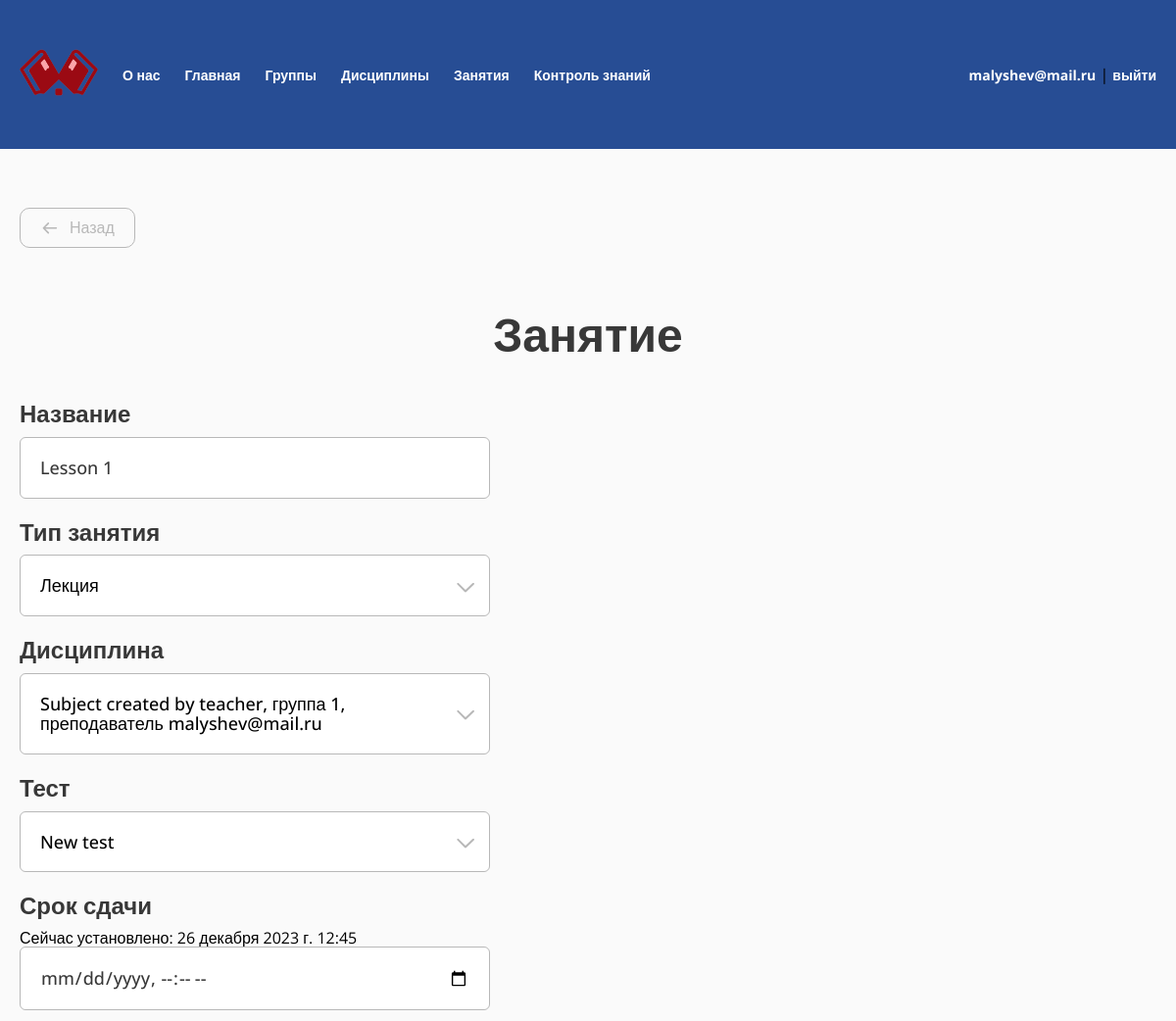
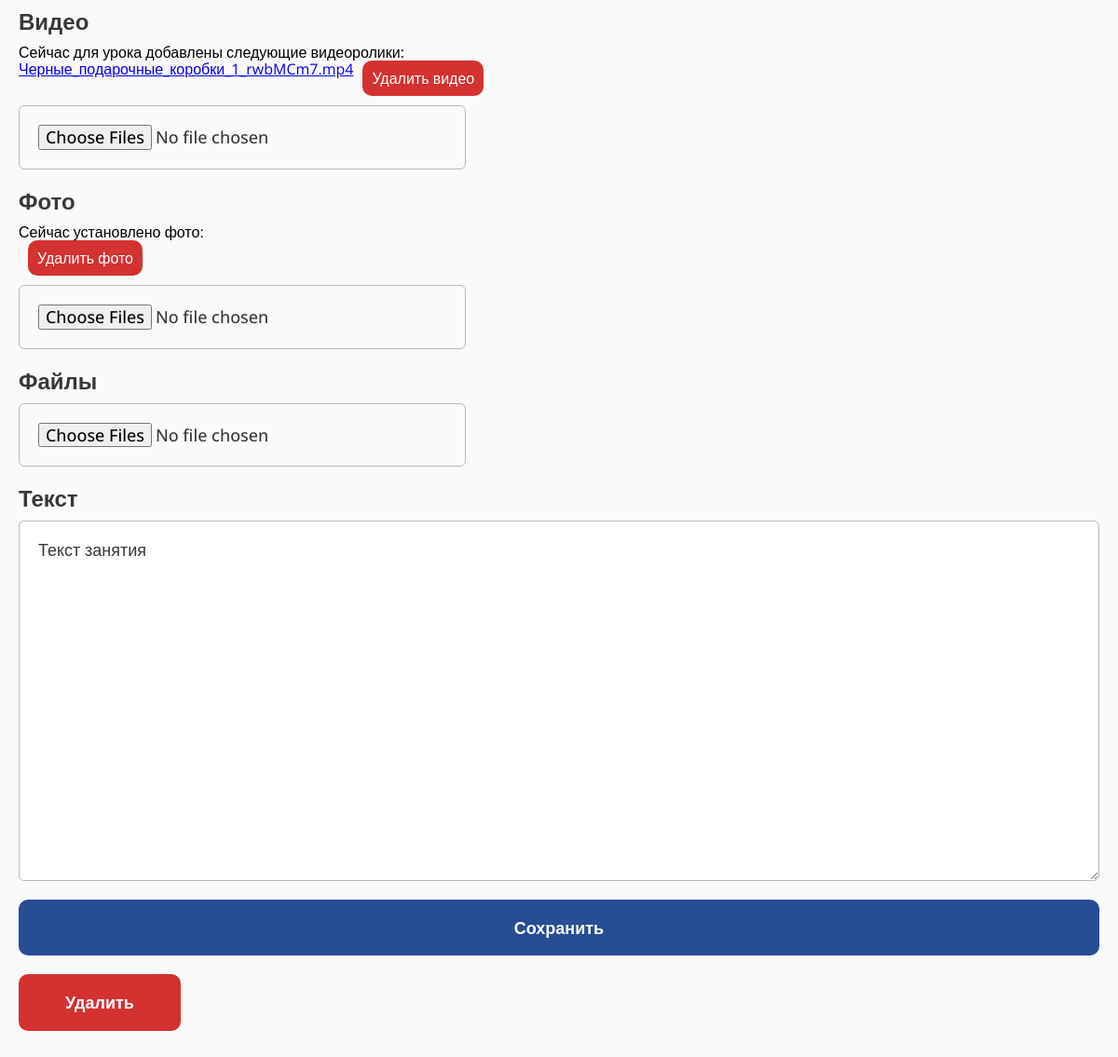
Before: /teacher/my-lesson/14/ (signed in) with the older database file (2 pictures, top to bottom).
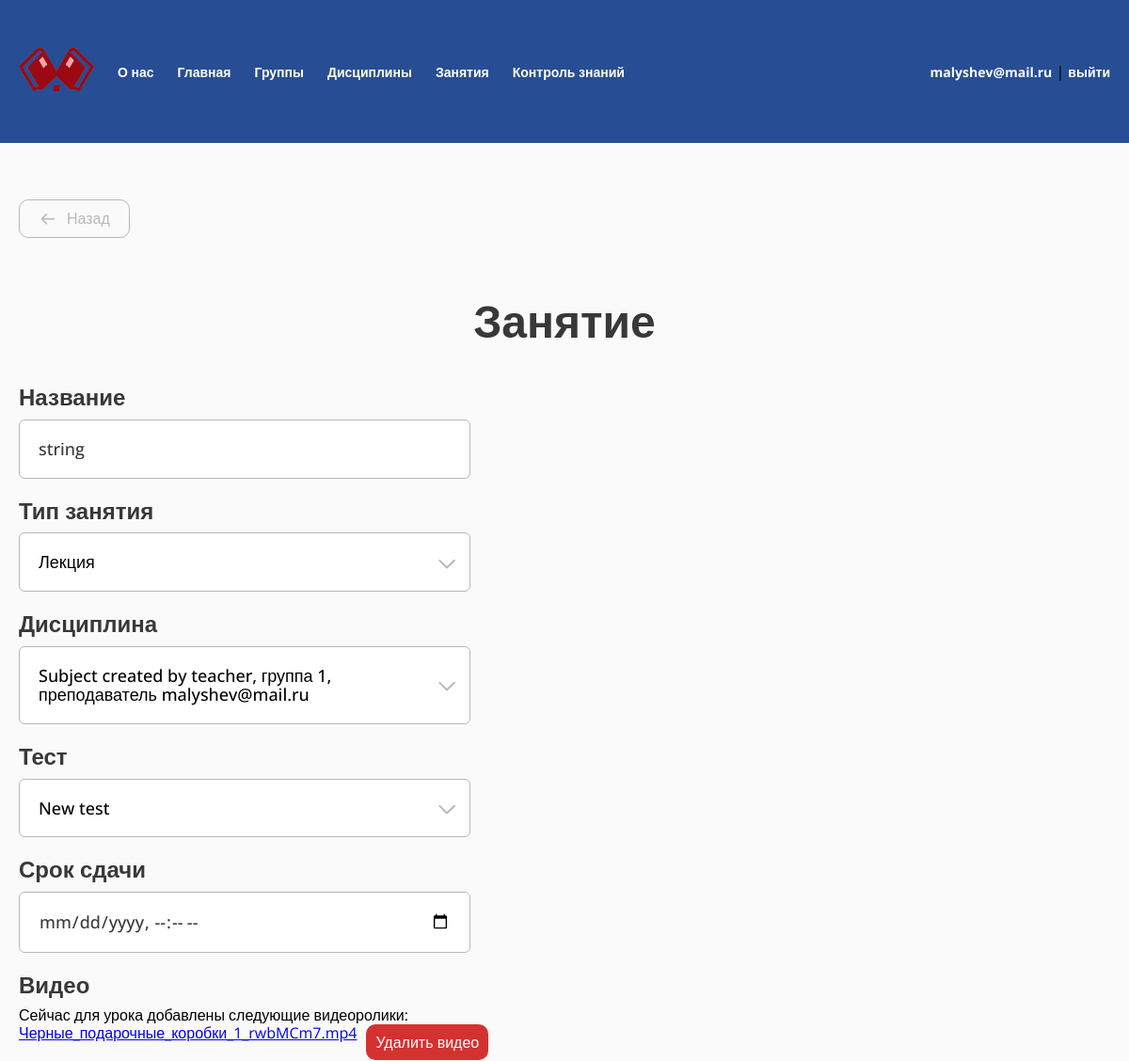
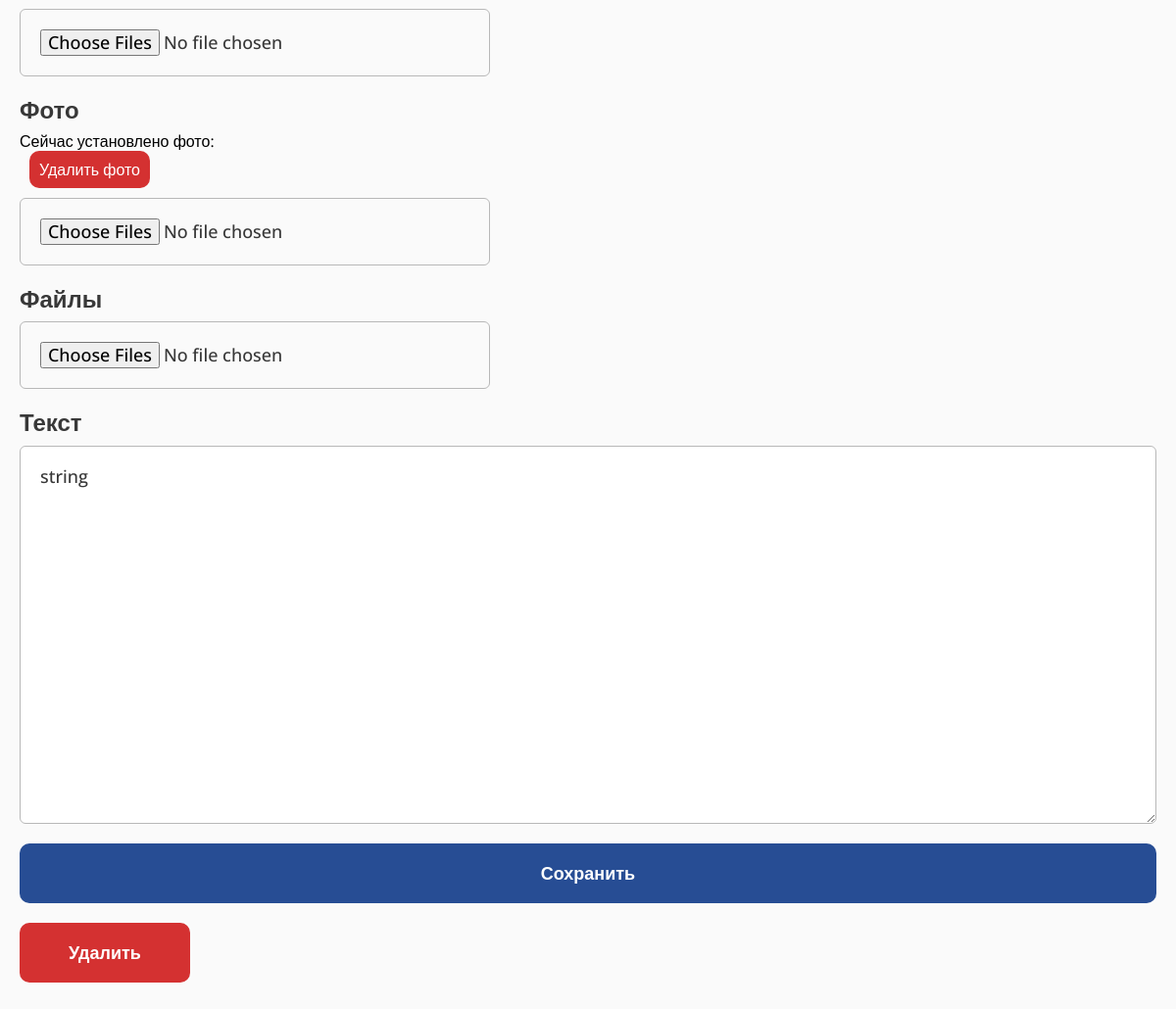
After: the same page with the newer database file (2 pictures, top to bottom).
### study/models.py (models this page shows, shortened)
class Lesson(models.Model):
    class Type(models.TextChoices):
        LECTURE = "LC", "Лекция"
        PRACTICAL = "PR", "Практическое занятия"
        LABORATORY = "LR", "Лабораторное занятие"
        CONTROL = "CW", "Контрольная работа"
        INDIVIDUAL = "IW", "Индивидуальное практическое занятие"
    type = models.CharField("Тип", max_length=32, choices=Type.choices)
    subject = models.ForeignKey(TeacherGroupSubject, related_name="lessons", on_delete=models.CASCADE, null=True, blank=True)
    name = models.CharField(max_length=128)
    test = models.OneToOneField(Test, on_delete=models.SET_NULL, null=True, blank=True)
    text = models.TextField(null=True, blank=True)
    deadline = models.DateTimeField(null=True, blank=True)
    class Meta:
        verbose_name = "Занятие"
        verbose_name_plural = "Занятия"

class TeacherGroupSubject(models.Model):
    teacher = models.ForeignKey(User, related_name="subjects", on_delete=models.CASCADE)
    subject = models.ForeignKey(Subject, related_name="items", on_delete=models.CASCADE)
    group = models.ForeignKey(Group, related_name="subjects", on_delete=models.CASCADE)
    class Meta:
        verbose_name = "Дисциплина группы"
        verbose_name_plural = "Дисциплины групп"
    def __str__(self):
        return f"{self.subject.name}, группа {self.group.number}, преподаватель {self.teacher}"

class Subject(models.Model):
    name = models.CharField(max_length=128)
    class Meta:
        verbose_name = "Дисциплина"
        verbose_name_plural = "Дисциплины"

class Group(models.Model):
    number = models.CharField(max_length=32)
    students = models.ManyToManyField(User, blank=True)
    class Meta:
        verbose_name = "Группа"
        verbose_name_plural = "Группы"

class Test(models.Model):
    name = models.CharField(max_length=128)
    class Meta:
        verbose_name = "Тест"
        verbose_name_plural = "Тесты"
    def __str__(self):
        return self.name

class LessonVideo(models.Model):
    video = models.FileField(upload_to="lessons/videos/")
    lesson = models.ForeignKey(Lesson, related_name="videos", on_delete=models.CASCADE)
    class Meta:
        verbose_name = "Видео"
        verbose_name_plural = "Видео"

class LessonPhoto(models.Model):
    photo = models.ImageField(upload_to="lessons/photos/")
    lesson = models.ForeignKey(Lesson, related_name="photos", on_delete=models.CASCADE)
    class Meta:
        verbose_name = "Фото"
        verbose_name_plural = "Фото"

### study/views.py (the view, shortened to what this page needs)
# urls.py: path("teacher/my-lesson/<int:pk>/", views.MyLessonEditView.as_view(), name="my-lesson"),
@method_decorator(teacher_only, name="dispatch")
class MyLessonEditView(LoginRequiredMixin, View):
    def get(self, request, *args, **kwargs):
        lesson = get_object_or_404(Lesson, pk=kwargs["pk"])
        user = request.user
        form = LessonForm(instance=lesson)
        tests = Test.objects.filter(lesson__isnull=True)
        subjects = TeacherGroupSubject.objects.filter(teacher=user)
        types = Lesson.type.field.choices
        photos = lesson.photos.all()
        videos = lesson.videos.all()
        files = lesson.files.all()
        return render(request, "study/teacher/edit-lesson.html", {
            "lesson": lesson,
            "form": form,
            "tests": tests,
            "subjects": subjects,
            "types": types,
            "photos": photos,
            "videos": videos,
            "files": files,
        })

### study/forms.py
class LessonForm(forms.ModelForm):
    photos = forms.ImageField(label="Фото", required=False)
    videos = forms.FileField(label="Видео", required=False)
    files = forms.FileField(label="Файлы", required=False)
    class Meta:
        model = Lesson
        fields = ("name", "type", "subject", "test", "text", "deadline")
        labels = {
            "name": "Название",
            "type": "Тип занятия",
            "subject": "Дисциплина",
            "test": "Тест",
            "text": "Текст",
            "deadline": "Срок сдачи"
        }
    def __init__(self, *args, **kwargs):
        super(LessonForm, self).__init__(*args, **kwargs)
        for visible in self.visible_fields():
            visible.field.widget.attrs['class'] = 'form__input'
        self.fields["text"].widget.attrs['class'] = 'form__input full-w'
        self.fields["photos"].widget.attrs['multiple'] = True
        self.fields["videos"].widget.attrs['multiple'] = True
        self.fields["files"].widget.attrs['multiple'] = True

### study/templates/study/teacher/edit-lesson.html (shortened to what this page needs)
{% extends "base.html" %}
{% load util %}
{% load static %}
{% block extra_css %}
<link rel="stylesheet" href="{% static 'css/select.css' %}">
<link rel="stylesheet" href="{% static 'css/table.css' %}">
{% endblock %}
{% block content %}
<a href="{% url 'my-lessons' %}" class="back"><svg width="37" height="36" viewBox="0 0 37 36" fill="none" xmlns="http://www.w3.org/2000/svg">
<path d="M30.3301 18L6.33008 18M6.33008 18L15.3301 27M6.33008 18L15.3301 9" stroke="#383838" stroke-width="3" stroke-linecap="round" stroke-linejoin="round"/>
</svg>Назад</a>
<section class="section-teachers mt-40">
    <h1 class="h1 h1_center">Занятие</h1>
    <form action="." method="POST" class="form form_left form_full-w mt-40" enctype="multipart/form-data">
        <div class="form__item">
            <label for="{{ form.name.id_for_label }}" class="form__label">{{ form.name.label }}</label>
            {{ form.name }}
        </div>
        <div class="form__item">
            <label for="{{ form.type.id_for_label }}" class="form__label">{{ form.type.label }}</label>
            <div class="form__input select" role="close">
                <div class="select__selected">{{ lesson.get_type_display|default:"---" }}</div>
                <div class="select__icon">
                </div>
            </div>
        </div>
        <div class="form__item">
            <label for="{{ form.subject.id_for_label }}" class="form__label">{{ form.subject.label }}</label>
            <div class="form__input select" role="close">
                <div class="select__selected">{{ lesson.subject|default_if_none:"---" }}</div>
                <div class="select__icon">
                </div>
            </div>
        </div>
        <div class="form__item">
            <label for="{{ form.test.id_for_label }}" class="form__label">{{ form.test.label }}</label>
            <div class="form__input select" role="close">
                <div class="select__selected">{{ lesson.test|default_if_none:"---" }}</div>
                <div class="select__icon">
                </div>
            </div>
        </div>
        <div class="form__item">
            <label for="{{ form.deadline.id_for_label }}" class="form__label">{{ form.deadline.label }}</label>
            {% if form.deadline.value %}
            <p>Сейчас установлено: {{ form.deadline.value }}</p>
            {% endif %}
            {{ form.deadline }}
        </div>
        <div class="form__item">
            <label for="{{ form.videos.id_for_label }}" class="form__label">{{ form.videos.label }}</label>
            {% if videos %}
            <p>
                Сейчас для урока добавлены следующие видеоролики: <br>
                {% for video in videos %}
                <div style="display: flex; align-items: flex-start; gap: 10px; margin-bottom: 10px;">
                    <a href="{{ video.video.url }}">{{ video.video|cut:"lessons/videos/" }}</a>
                    <a href="{% url 'lesson-remove-video' video.pk %}" class="btn btn-table btn_red confirm">Удалить видео</a>
                </div>
                {% endfor %}
            </p>
            {% endif %}
            {{ form.videos }}
        </div>
        <div class="form__item">
            <label for="{{ form.photos.id_for_label }}" class="form__label">{{ form.photos.label }}</label>
            {% if photos %}
            <p>
                Сейчас установлено фото: <br>
                {% for photo in photos %}
                <div style="display: flex; align-items: flex-start; gap: 10px; margin-bottom: 10px;">
                    <a href="{% url 'lesson-remove-photo' photo.pk %}" class="btn btn-table btn_red confirm">Удалить фото</a>
                </div>
                {% endfor %}
            </p>
            {% endif %}
            {{ form.photos }}
        </div>
        <div class="form__item">
            <label for="{{ form.files.id_for_label }}" class="form__label">{{ form.files.label }}</label>
            {{ form.files }}
        </div>
        <div class="form__item">
            <label for="{{ form.text.id_for_label }}" class="form__label">{{ form.text.label }}</label>
            {{ form.text }}
        </div>
        <div class="form__item">
            <button type="submit" class="btn">Сохранить</button>
        </div>
        <div class="form__item">
            <a href="{% url 'lesson-delete' lesson.pk %}" class="btn btn_red confirm submit">Удалить</a>
        </div>
    </form>
</section>
{% endblock %}

### templates/base.html (shortened to what this page needs)
{% load static %}
<!DOCTYPE html>
<html lang="ru">
<head>
	<link rel="stylesheet" href="{% static 'css/reset.css' %}">
	<link rel="stylesheet" href="{% static 'css/main.css' %}">
	<link rel="stylesheet" href="{% static 'css/menu.css' %}">
    {% block extra_css %}{% endblock %}
</head>
<body>
	<header class="header">
		<div class="container">
			<ul class="header-menu">
				<li><a href="{% url 'index' %}" class="logo"><img src="{% static 'img/logo.png' %}" alt=""></a></li>
				<li><a href="{% url 'about' %}">О нас</a></li>
				{% if user.is_authenticated %}
				<li><a href="{% url 'index' %}">Главная</a></li>
				{% if user.profile.type == 1 %}
				<li><a href="{% url 'teachers' %}">Преподаватели</a></li>
				<li><a href="{% url 'students' %}">Студенты</a></li>
				<li><a href="{% url 'applications' %}">Заявки</a></li>
				<li><a href="{% url 'groups' %}">Группы</a></li>
				<li><a href="{% url 'subjects' %}">Дисциплины</a></li>
				<li><a href="{% url 'lessons' %}">Занятия</a></li>
				<li><a href="{% url 'tests' %}">Контроль знаний</a></li>
				{% elif user.profile.type == 2 %}
				<li><a href="{% url 'my-group' %}">Группы</a></li>
				<li><a href="{% url 'my-subjects' %}">Дисциплины</a></li>
				<li><a href="{% url 'my-lessons' %}">Занятия</a></li>
				<li><a href="{% url 'tests' %}">Контроль знаний</a></li>
				{% endif %}
				<li class="header-menu-profile">
					<a href="{% url 'profile' %}">{{ user.username }}</a> | <a href="{% url 'logout' %}">выйти</a>
				</li>
				{% endif%}
			</ul>
		</div>
	</header>
	<main class="main">
		<div class="container">
		    {% block content %}{% endblock %}
		</div>
	</main>
</body>
</html>

### static/css/main.css (style rules this page uses)
:root { --green: #274d94; --red: #D43131; --background: #FAFAFA; --gray: #B8B8B8; --tablePrimary: #EFEFEF; --tableSecondary: #FAFAFA; }
* { padding: 0; margin: 0; box-sizing: border-box; }
html { font-family: "Open Sans", sans-serif; }
body { display: flex; flex-direction: column; min-height: 100vh; height: 100%; }
.container { max-width: 1240px; padding: 0 20px; margin: 0 auto; position: relative; }
.mt-40 { margin-top: 40px; }
.h1 { color: #383838; font-size: 48px; font-weight: 700; }
.h1_center { text-align: center; }
input, textarea { color: #383838; font-size: 18px; font-weight: 500; padding: 20px; max-width: 480px; width: 100%; border-radius: 6px; border: 1px solid var(--gray); display: block; }
textarea.full-w { max-width: 100%; aspect-ratio: 3 / 1; }
input::placeholder { color: var(--gray); }
.btn { color: #FFF; font-size: 18px; font-weight: 700; border-radius: 10px; background: var(--green); padding: 20px 50px; text-align: center; cursor: pointer; text-decoration: none; display: block; width: fit-content; }
.btn.btn_red { background: var(--red); }
.btn.btn-table { padding: 10px; font-size: 16px; font-weight: 500; }
button[type='submit'], button.submit { width: 100%; padding: 20px; }
.header { padding: 50px 0; background: var(--green); }
.logo img { width: 100%; max-width: 80px; }
.main { flex: 1 1 100%; padding: 60px 0; background-color: var(--background); }
.form { max-width: 480px; width: 100%; margin-left: auto; margin-right: auto; }
.form_full-w { max-width: 100%; }
.form_left { margin-left: 0; margin-right: 0; }
.form__item:not(:last-of-type) { margin-bottom: 20px; }
.form__label { display: block; margin-bottom: 10px; color: #383838; font-size: 24px; font-weight: 700; }
.form__label { display: block; }
.back { display: inline-flex; align-items: center; gap: 10px; margin-bottom: 20px; font-size: 16px; font-weight: 500; text-decoration: none; color: white; border-radius: 10px; border: 1px solid var(--gray); color: var(--gray); padding: 10px 20px; }
.back svg { width: 20px; height: auto; }

### static/css/menu.css (style rules this page uses)
ul { list-style: none; }
.header-menu { display: flex; align-items: center; gap: 25px; width: 100%; }
.header-menu a { text-decoration: none; font-weight: 700; color: white; font-size: 14px; }
.header-menu-profile { margin-left: auto; }

### static/css/select.css (style rules this page uses)
.select { color: #000; font-size: 18px; font-weight: 500; padding: 20px; max-width: 480px; width: 100%; border-radius: 6px; background: #FFF; border: 1px solid var(--gray); display: block; position: relative; cursor: pointer; }
.select__icon { position: absolute; right: 15px; top: 50%; translate: 0 -50%; transition: rotate 400ms; }

Changed rows visible on the page:
changed Lesson "Лекция": name "Lesson 1" → "string"; text "Текст занятия" → "string"
Other visible differences:
text no longer shown: "Сейчас установлено: 26 декабря 2023 г. 12:45"
